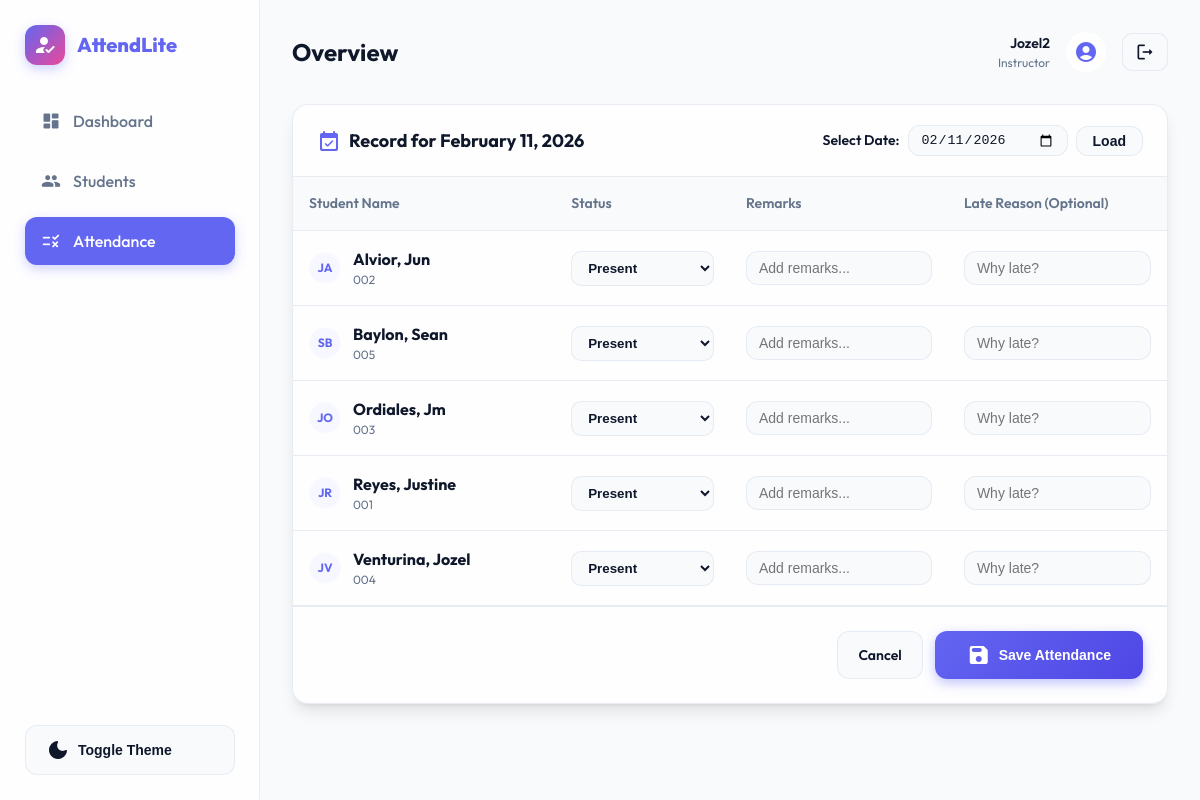
Page /attendance/mark/ (signed in) on the committed database.
### students/models.py (models this page shows, shortened)
class Student(models.Model):
    owner = models.ForeignKey(
        settings.AUTH_USER_MODEL,
        on_delete=models.CASCADE,
        related_name='students',
        help_text='User account that owns this student record',
    )
    first_name = models.CharField(max_length=100)
    last_name = models.CharField(max_length=100)
    email = models.EmailField()
    student_id = models.CharField(max_length=30)
    class_section = models.CharField(
        max_length=50,
        blank=True,
        help_text='Class or section (e.g. BSIT 2A)',
    )
    is_active = models.BooleanField(default=True)
    created_at = models.DateTimeField(auto_now_add=True)
    class Meta:
        ordering = ['last_name', 'first_name']
        constraints = [
            models.UniqueConstraint(
                fields=['owner', 'student_id'],
                name='unique_student_id_per_owner',
            ),
            models.UniqueConstraint(
                fields=['owner', 'email'],
                name='unique_email_per_owner',
            ),
        ]

### attendance/views.py (the view, shortened to what this page needs)
# urls.py: path('mark/', attendance_mark, name='mark'),
@login_required
def attendance_mark(request):
    students = list(
        Student.objects.filter(is_active=True, owner=request.user).order_by('last_name', 'first_name')
    )
    if not students:
        messages.info(request, "You need to add active students before marking attendance.")
        return redirect('students:add')
    num_students = len(students)
    FormSet = formset_factory(AttendanceLineForm, extra=0, min_num=num_students, max_num=num_students)
    if request.method == 'GET':
        date_param = request.GET.get('date')
        if date_param:
            form = DateSelectForm(request.GET)
        else:
            form = DateSelectForm(initial={'date': timezone.localdate()})
        if form.is_valid():
            date = form.cleaned_data['date']
        else:
            date = timezone.localdate()
            if date_param:
                messages.error(request, "Invalid date selected. Falling back to today.")
        existing = {
            r.student_id: r
            for r in AttendanceRecord.objects.filter(
                date=date,
                created_by=request.user,
            )
        }
        initial = []
        for s in students:
            record = existing.get(s.id)
            initial.append({
                'student_id': s.id,
                'status': getattr(record, 'status', 'present'),
                'remarks': getattr(record, 'remarks', ''),
                'late_reason': getattr(record, 'late_reason', ''),
            })
        formset = FormSet(initial=initial)
        rows = zip(students, formset.forms)
        return render(
            request,
            'attendance/attendance_mark.html',
            {
                'date_form': form,
                'formset': formset,
                'rows': rows,
                'date': date,
            },
        )

### attendance/forms.py (shortened to what this page needs)
class DateSelectForm(forms.Form):
    date = forms.DateField(
        widget=forms.DateInput(attrs={'type':'date', 'class':'form-control'}),
        help_text="Select a date (cannot be in the future)"
    )

### templates/attendance/attendance_mark.html (shortened to what this page needs)
{% extends "base.html" %}
{% load static %}
{% block content %}
<div class="panel glass">
    <div class="panel-header">
        <h3><i class="material-icons-round" style="vertical-align: bottom; margin-right: 8px; color: var(--primary);">event_available</i>Record for {{ date|date:"F d, Y" }}</h3>
        <div class="panel-actions">
            <form method="get" style="display: flex; gap: 8px; align-items: center;">
                <div style="font-weight: 600; font-size: 0.875rem;">Select Date:</div>
                <input type="date" name="date" value="{{ date|date:'Y-m-d' }}" class="form-control" style="width: 160px; padding: 6px 12px;">
                <button type="submit" class="btn btn-secondary" style="padding: 6px 16px;">Load</button>
            </form>
        </div>
    </div>
    <form method="post" style="padding: 0;">
        <div class="table-responsive">
            <table class="table">
                <thead>
                    <tr>
                        <th style="width: 30%;">Student Name</th>
                        <th style="width: 20%;">Status</th>
                        <th>Remarks</th>
                        <th>Late Reason (Optional)</th>
                    </tr>
                </thead>
                <tbody>
                {% for student, form in rows %}
                    <tr class="attendance-row">
                        <td>
                            <div style="display: flex; align-items: center; gap: 12px;">
                                <div class="glass" style="width: 32px; height: 32px; border-radius: 50%; display: grid; place-items: center; background: rgba(99, 102, 241, 0.05);">
                                    <span style="font-weight: 700; color: var(--primary); font-size: 0.75rem;">{{ student.first_name|first }}{{ student.last_name|first }}</span>
                                </div>
                                <div>
                                    <div style="font-weight: 700;">{{ student.last_name }}, {{ student.first_name }}</div>
                                    <div style="font-size: 0.75rem; color: var(--text-muted);">{{ student.student_id }}</div>
                                </div>
                            </div>
                        </td>
                        <td>
                            {{ form.status }}
                        </td>
                        <td>
                            <input type="text" name="{{ form.remarks.html_name }}" value="{{ form.remarks.value|default:'' }}" class="form-control" style="padding: 8px 12px; font-size: 0.875rem;" placeholder="Add remarks...">
                        </td>
                        <td>
                            <input type="text" name="{{ form.late_reason.html_name }}" value="{{ form.late_reason.value|default:'' }}" class="form-control" style="padding: 8px 12px; font-size: 0.875rem;" placeholder="Why late?">
                        </td>
                    </tr>
                {% endfor %}
                </tbody>
            </table>
        </div>
        <div style="padding: 24px; border-top: 1px solid var(--line); display: flex; justify-content: flex-end; gap: 12px;">
            <a href="{% url 'attendance:list' %}" class="btn btn-secondary">Cancel</a>
            <button type="submit" class="btn btn-primary" style="padding: 12px 32px;">
                <i class="material-icons-round">save</i>
                Save Attendance
            </button>
        </div>
    </form>
</div>
{% endblock %}

### templates/components/molecules/navbar.html
<div class="navbar-left">
    <h2 style="font-size: 1.5rem; font-weight: 700;">{% block page_title %}Overview{% endblock %}</h2>
</div>
<div class="navbar-right" style="display: flex; align-items: center; gap: 16px;">
    <div style="text-align: right;">
        <div style="font-weight: 600; font-size: 0.875rem;">{{ request.user.username|title }}</div>
        <div style="font-size: 0.75rem; color: var(--text-muted);">Instructor</div>
    </div>
    <div class="glass" style="width: 40px; height: 40px; border-radius: 50%; display: grid; place-items: center; background: var(--panel);">
        <i class="material-icons-round" style="color: var(--primary);">account_circle</i>
    </div>
    <a href="{% url 'accounts:logout' %}" class="btn btn-secondary" style="padding: 8px 12px; border-radius: 10px;">
        <i class="material-icons-round" style="font-size: 1.25rem;">logout</i>
    </a>
</div>

### static/css/main.css (style rules this page uses)
:root { --bg: #f8fafc; --panel: rgba(255, 255, 255, 0.8); --text: #0f172a; --text-muted: #64748b; --primary: #6366f1; --primary-light: #818cf8; --primary-dark: #4f46e5; --secondary: #ec4899; --accent: #f59e0b; --success: #10b981; --danger: #ef4444; --warning: #f59e0b; --line: rgba(226, 232, 240, 0.8); --glass-bg: rgba(255, 255, 255, 0.7); --glass-border: rgba(255, 255, 255, 0.5); --shadow-sm: 0 1px 2px 0 rgb(0 0 0 / 0.05); --shadow: 0 10px 15px -3px rgb(0 0 0 / 0.1), 0 4px 6px -4px rgb(0 0 0 / 0.1); --shadow-lg: 0 20px 25px -5px rgb(0 0 0 / 0.1), 0 8px 10px -6px rgb(0 0 0 / 0.1); --radius: 16px; --sidebar-width: 260px; --transition: all 0.3s cubic-bezier(0.4, 0, 0.2, 1); }
* { box-sizing: border-box; margin: 0; padding: 0; }
html, body { height: 100%; scroll-behavior: smooth; }
body { font-family: 'Outfit', 'Inter', system-ui, -apple-system, sans-serif; color: var(--text); background: var(--bg); line-height: 1.5; transition: background-color 0.3s ease; }
.glass { background: var(--glass-bg); backdrop-filter: blur(12px); -webkit-backdrop-filter: blur(12px); border: 1px solid var(--glass-border); }
.panel { background: var(--panel); border: 1px solid var(--line); border-radius: var(--radius); box-shadow: var(--shadow); overflow: hidden; margin-bottom: 24px; transition: var(--transition); }
.panel-header { display: flex; align-items: center; justify-content: space-between; padding: 20px 24px; border-bottom: 1px solid var(--line); }
.panel-header h3 { font-size: 1.125rem; font-weight: 700; }
.btn { display: inline-flex; align-items: center; justify-content: center; gap: 8px; padding: 12px 20px; border-radius: 12px; font-weight: 600; cursor: pointer; transition: var(--transition); text-decoration: none; border: none; font-size: 0.875rem; }
.btn-primary { background: linear-gradient(135deg, var(--primary), var(--primary-dark)); color: white; box-shadow: 0 4px 12px rgba(99, 102, 241, 0.4); }
.btn-secondary { background: var(--bg); color: var(--text); border: 1px solid var(--line); }
.table-responsive { width: 100%; overflow-x: auto; }
table.table { width: 100%; border-collapse: separate; border-spacing: 0; }
.table th { background: var(--bg); padding: 16px; text-align: left; font-weight: 600; color: var(--text-muted); font-size: 0.875rem; border-bottom: 1px solid var(--line); }
.table td { padding: 16px; border-bottom: 1px solid var(--line); transition: var(--transition); }
.form-control { width: 100%; padding: 12px 16px; border-radius: 12px; border: 1px solid var(--line); background: var(--bg); color: var(--text); transition: var(--transition); }

### templates/attendance/attendance_mark.html (style rules this page uses)
.attendance-row select { width: 100%; padding: 8px 12px; border-radius: 10px; border: 1px solid var(--line); background: var(--bg); color: var(--text); font-weight: 600; cursor: pointer; }

### rows in the picture
Student: first_name|first "J", last_name|first "A", last_name "Alvior", first_name "Jun", student_id "002"
Student: first_name|first "S", last_name|first "B", last_name "Baylon", first_name "Sean", student_id "005"
Student: first_name|first "J", last_name|first "O", last_name "Ordiales", first_name "Jm", student_id "003"
Student: first_name|first "J", last_name|first "R", last_name "Reyes", first_name "Justine", student_id "001"
Student: first_name|first "J", last_name|first "V", last_name "Venturina", first_name "Jozel", student_id "004"

### other values in the picture
{{ brand }} "AttendLite"
{{ request.user.username|title }} "Jozel2"
{{ date|date:"F d, Y" }} "February 11, 2026"
